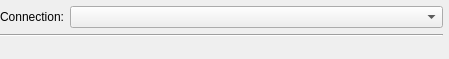
<?xml version="1.0" encoding="UTF-8"?>
<ui version="4.0">
 <class>ConnectionOptionsWidgetClass</class>
 <widget class="QWidget" name="ConnectionOptionsWidgetClass">
  <property name="geometry">
   <rect>
    <x>0</x>
    <y>0</y>
    <width>449</width>
    <height>59</height>
   </rect>
  </property>
  <layout class="QVBoxLayout" name="verticalLayout">
   <property name="leftMargin">
    <number>0</number>
   </property>
   <property name="topMargin">
    <number>6</number>
   </property>
   <property name="rightMargin">
    <number>6</number>
   </property>
   <property name="bottomMargin">
    <number>6</number>
   </property>
   <item>
    <widget class="QWidget" name="wdtSelectConnection" native="true">
     <layout class="QVBoxLayout">
      <property name="leftMargin">
       <number>0</number>
      </property>
      <property name="topMargin">
       <number>0</number>
      </property>
      <property name="rightMargin">
       <number>0</number>
      </property>
      <property name="bottomMargin">
       <number>0</number>
      </property>
      <item>
       <layout class="QHBoxLayout" name="hblSelectConnectionLayout">
        <item>
         <widget class="QLabel" name="lblConnection">
          <property name="text">
           <string>Connection:</string>
          </property>
          <property name="textFormat">
           <enum>Qt::PlainText</enum>
          </property>
          <property name="buddy">
           <cstring>cmbConnections</cstring>
          </property>
         </widget>
        </item>
        <item>
         <widget class="QComboBox" name="cmbConnections">
          <property name="sizePolicy">
           <sizepolicy hsizetype="Expanding" vsizetype="Preferred">
            <horstretch>0</horstretch>
            <verstretch>0</verstretch>
           </sizepolicy>
          </property>
         </widget>
        </item>
       </layout>
      </item>
      <item>
       <widget class="Line" name="frmHorizontalLine">
        <property name="orientation">
         <enum>Qt::Horizontal</enum>
        </property>
       </widget>
      </item>
     </layout>
    </widget>
   </item>
   <item>
    <widget class="QWidget" name="wdtConnectionSettings" native="true">
     <property name="sizePolicy">
      <sizepolicy hsizetype="Expanding" vsizetype="Preferred">
       <horstretch>0</horstretch>
       <verstretch>0</verstretch>
      </sizepolicy>
     </property>
    </widget>
   </item>
  </layout>
 </widget>
 <layoutdefault spacing="6" margin="11"/>
 <tabstops>
  <tabstop>cmbConnections</tabstop>
 </tabstops>
 <resources/>
 <connections/>
</ui>
